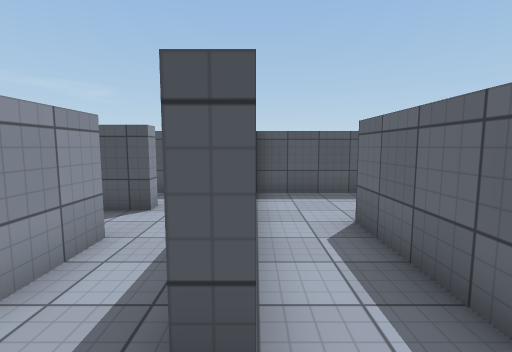
view 1 (above)

19 first-person views from a walk through a 3-D level made in the Unity game engine. The camera is 1.5 m above the floor, tilts 6° down and sees 85° across. The floor is counted in squares, 1 m on a side. Each view is taken from the middle of a square. On the plan, view 1 faces up. The plan holds only what a view shows up to about 14 squares ahead; the rest is blank. The player character is not drawn. Surface patterns are stand-ins for the level's own textures.

view 2
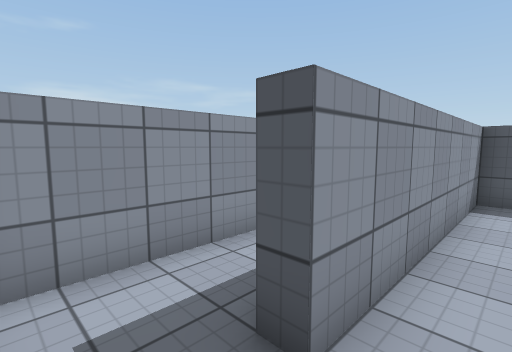

view 3
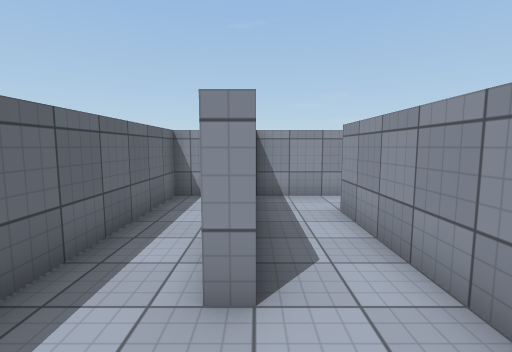

view 4
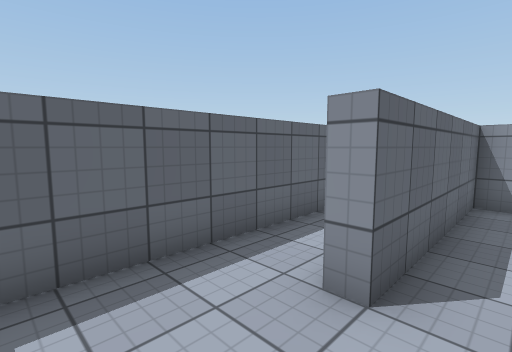

view 5
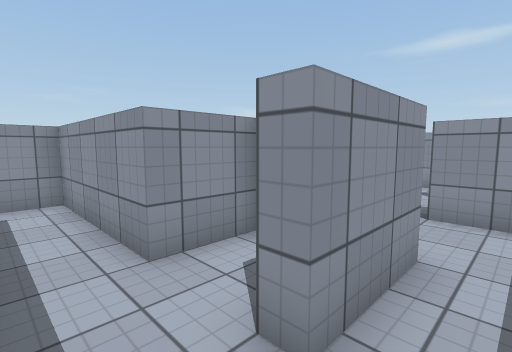

view 6
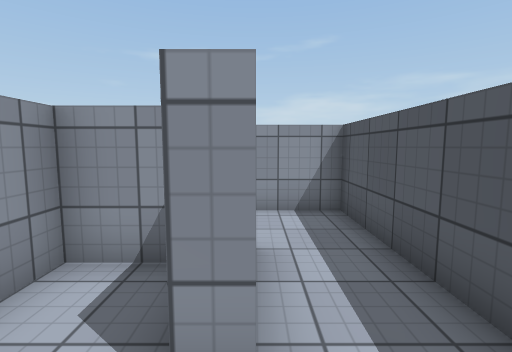

view 7
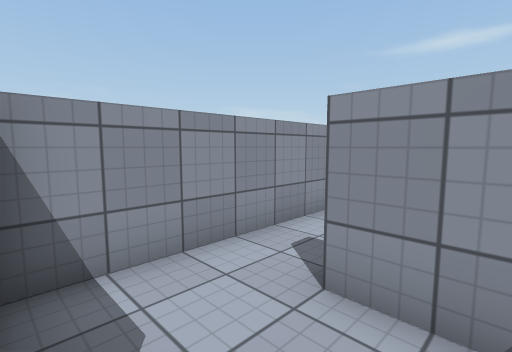

view 8
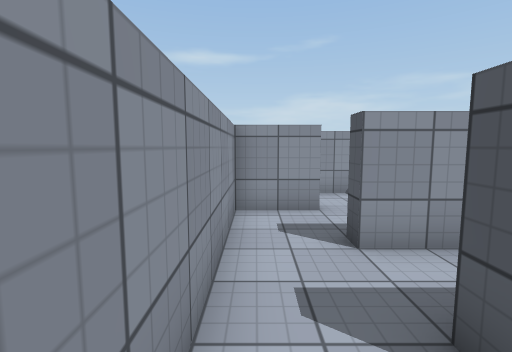

view 9
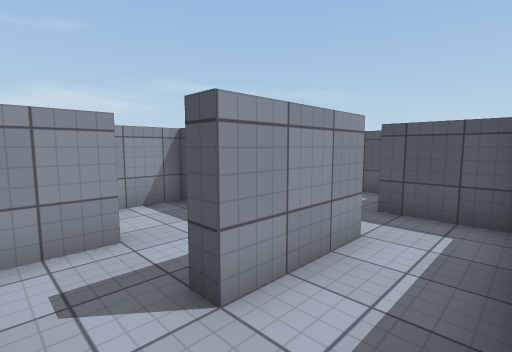

view 10
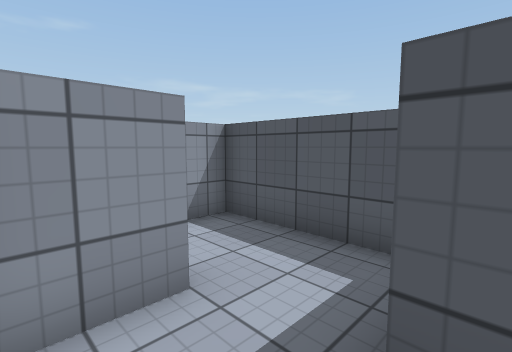

view 11
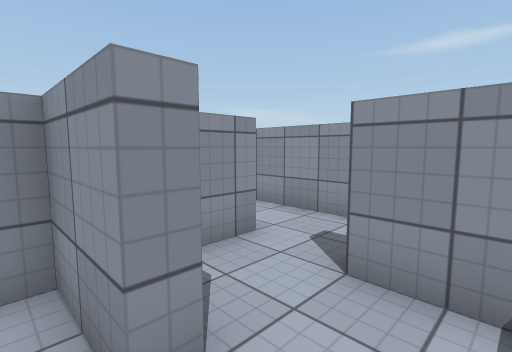

view 12
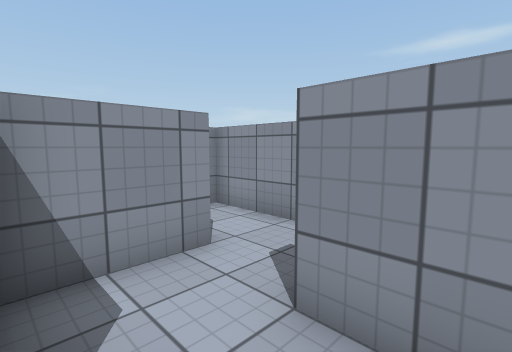

view 13
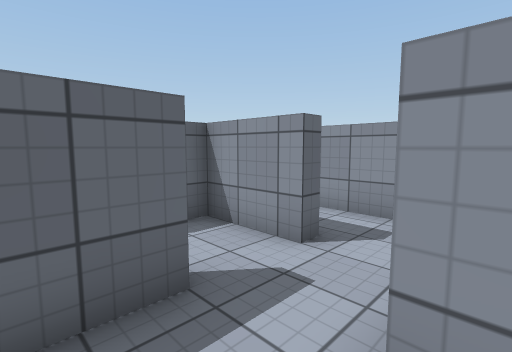

view 14
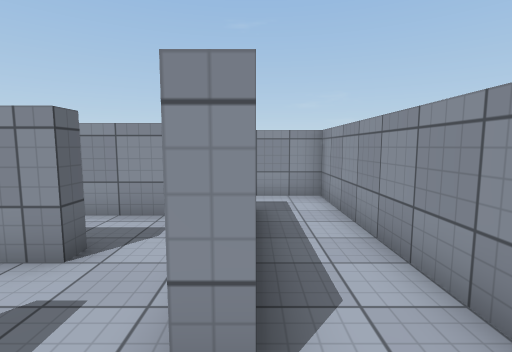

view 15
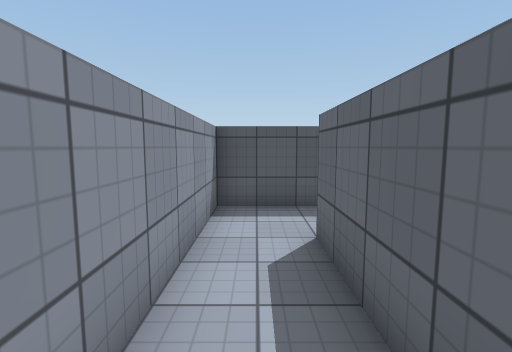

view 16
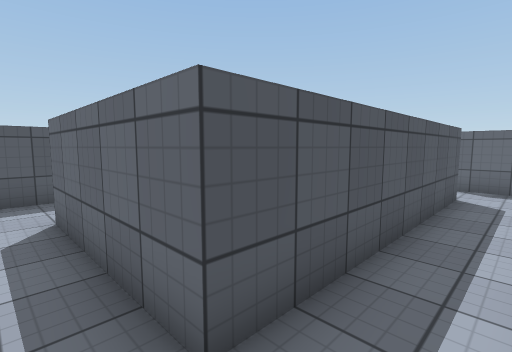

view 17
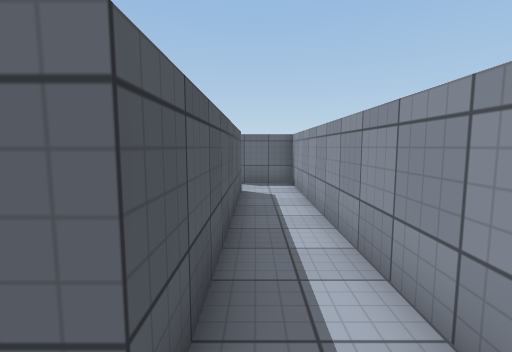

view 18
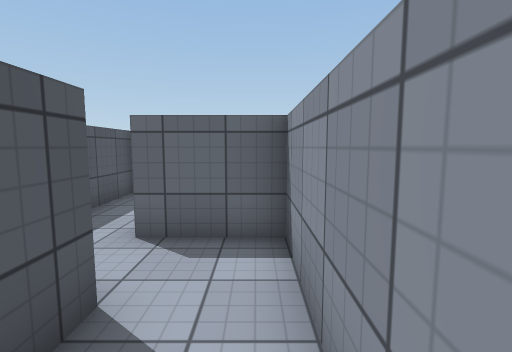

view 19
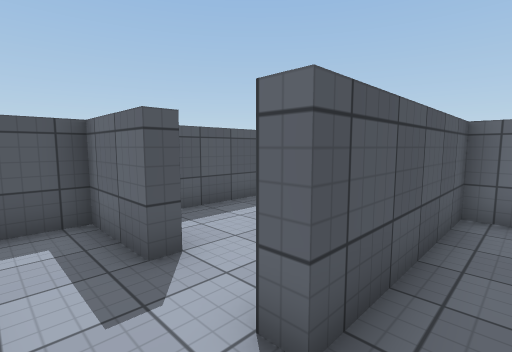

### Floor plan
Ten units are one square. View 1 is at (0, 0); x grows to the right and y downward. Boxes are objects, and circles mark ways between rooms. Rooms are numbered by the first view taken in them; rooms with no view inside come last. Other rooms are left out.
<svg viewBox="-205 -120 255 130">
<path fill="none" stroke="#000" d="M0 -15 -5 -15M-25 -65 -36 -65M-45 -59 -45 -45 -25 -45 -25 5 5 5M36 5 45 5 45 -80M34 -90 0 -90 0 -15M5 5 20 5 20 -55 25 -55M-51 -70 -25 -70 -25 -65M-29 -90 -75 -90 -75 -65M-75 -45 -50 -45M-75 -65 -80 -65M-95 -45 -75 -45M-100 -96 -100 -65M-81 -115 -95 -115M-100 -65 -105 -65M-125 -65 -125 -45 -95 -45M-110 -90 -125 -90M-131 -65 -125 -65M-125 -90 -150 -90 -150 -65M-145 -45 -130 -45 -130 -50M-95 -15 -180 -15 -180 -65 -175 -65M-175 -90 -200 -90 -200 5 -75 5 -75 -20M-175 -44 -175 -20 -142 -20M-100 -31 -100 -40 -155 -40 -155 -45M-150 -65 -155 -65 -155 -90 -175 -90M-155 -45 -145 -45M-175 -54 -175 -44"/>
<circle cx="0" cy="-5" r="3" fill="#2a7"/>
<circle cx="-15" cy="-70" r="3" fill="#2a7"/>
<circle cx="-65" cy="-70" r="3" fill="#2a7"/>
<circle cx="-80" cy="-55" r="3" fill="#2a7"/>
<circle cx="-100" cy="-55" r="3" fill="#2a7"/>
<circle cx="-130" cy="-75" r="3" fill="#2a7"/>
<circle cx="-150" cy="-55" r="3" fill="#2a7"/>
<circle cx="-180" cy="-75" r="3" fill="#2a7"/>
<circle cx="-165" cy="-40" r="3" fill="#2a7"/>
<text x="-20" y="-30">1</text>
<text x="30" y="-40">2</text>
<text x="-40" y="-80">3</text>
<text x="-70" y="-60">4</text>
<text x="-90" y="-70">5</text>
<text x="-110" y="-60">6</text>
<text x="-140" y="-70">7</text>
<text x="-150" y="-10">8</text>
<text x="-150" y="-30">9</text>
<text x="-160" y="-60">10</text>
</svg>
Room 1 opens to room 2. Room 1 opens to room 3. Room 3 opens to room 4. Room 4 opens to room 5. Room 5 opens to room 6. Room 6 opens to room 7. Room 7 opens to room 10. Room 8 opens to room 10. Room 9 opens to room 10.

Where each view was taken, in squares from view 1:
view 1: 0 up, 0 right, facing up
view 2: 0 up, 1 right, facing up-left
view 3: 8 up, 2 right, facing down
view 4: 8 up, 1 right, facing down-right
view 5: 8 up, 1 left, facing down-left
view 6: 7 up, 1 left, facing left
view 7: 8 up, 5 left, facing down-left
view 8: 5 up, 6 left, facing left
view 9: 5 up, 8 left, facing up-left
view 10: 5 up, 10 left, facing up-left
view 11: 8 up, 12 left, facing down-left
view 12: 8 up, 13 left, facing down-left
view 13: 8 up, 18 left, facing down-right
view 14: 8 up, 18 left, facing down
view 15: 2 up, 19 left, facing up
view 16: 0 up, 19 left, facing up-right
view 17: 1 up, 19 left, facing right
view 18: 0 up, 12 left, facing right
view 19: 3 up, 17 left, facing up-right
